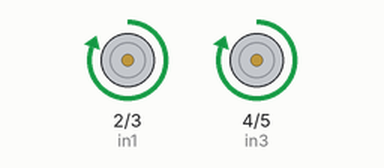
Simulated run of this sketch. Board: Arduino Uno, built with avr-gcc and run on an emulated ATmega328P. On the bench: motor-driver pin pairs drawn as motors (green arrow = first pin HIGH = forward, orange = second pin HIGH = backward, longer = more drive).

Above: at 0.5 s.
At 1.6 s:
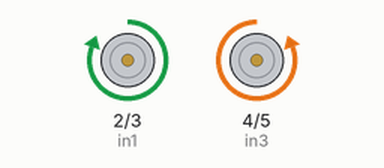
At 2.7 s:
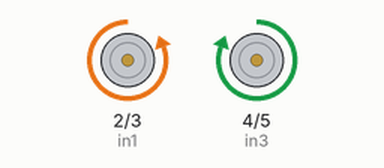
At 6.4 s:
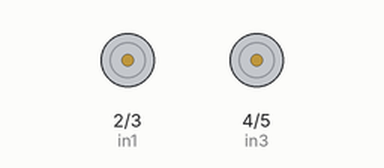
Timing chart, 0 to 9.0 s (numbered marks = the images above):
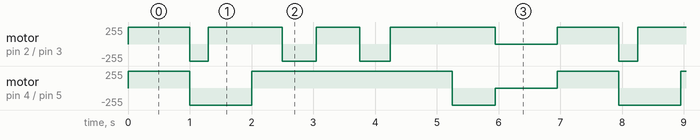

The sketch:

square_movement.ino.ino
```cpp
int in1 = 2;
int in2 = 3;
int in3 = 4;
int in4 = 5;

void setup() {
  pinMode(in1, OUTPUT);
  pinMode(in2, OUTPUT);
  pinMode(in3, OUTPUT);
  pinMode(in4, OUTPUT);
}


void forward() {
  digitalWrite(in1, HIGH);
  digitalWrite(in2, LOW);
  digitalWrite(in3, HIGH);
  digitalWrite(in4, LOW);
}


void backward() {
  digitalWrite(in1, LOW);
  digitalWrite(in2, HIGH);
  digitalWrite(in3, LOW);
  digitalWrite(in4, HIGH);
}


void right() {
  digitalWrite(in1, HIGH);
  digitalWrite(in2, LOW);
  digitalWrite(in3, LOW);
  digitalWrite(in4, HIGH);
}


void left() {
  digitalWrite(in1, LOW);
  digitalWrite(in2, HIGH);
  digitalWrite(in3, HIGH);
  digitalWrite(in4, LOW);
}

void stop() {
  digitalWrite(in1, LOW);
  digitalWrite(in2, LOW);
  digitalWrite(in3, LOW);
  digitalWrite(in4, LOW);
}

void loop() {
  forward();
  delay(1000);


  backward();
  delay(300);  //უკან


  right();
  delay(700);  //მარჯვნივ

  forward();
  delay(500);  //წინ


  left();
  delay(550);  //მარცხნივ

  forward();
  delay(700);  //წინ


  left();

  delay(500);  //მარცხნივ


  forward();
  delay(1000);  //წინ


  right();

  delay(700);  //მარჯვნივ

  stop();
  delay(1000);  //სტოპ
}
```

Measured:
- by itself, motor on pin 4 (in3) / pin 5 (in4): repeats every 7.0 s: backward 255/255 1.0 s, forward 255/255 3.3 s, backward 255/255 0.70 s, stopped 1.0 s, forward 255/255 1.0 s
- by itself, motor on pin 2 (in1) / pin 3 (in2): repeats every 7.0 s: backward 255/255 0.30 s, forward 255/255 1.2 s, backward 255/255 0.55 s, forward 255/255 0.70 s, backward 255/255 0.50 s, forward 255/255 1.7 s, stopped 1.0 s, forward 255/255 1.0 s
